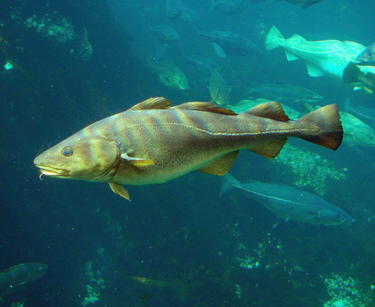
#> input picture fish.bmp, 375 x 307 px, found by its file name
$ jupyter execute Question_2_Color_Image.ipynb
#> lines starting #> are read from the running program, lines starting #| are printed output that depends on the picture
[cell 1]
# Name: Durvesh Shah
# Student Id: 1131901

import numpy as np
import cv2
from google.colab.patches import cv2_imshow

#Read and Converting to grayscale image
fish = cv2.imread('/content/fish.bmp')
#> fish is the input picture: shape (307, 375, 3); mean B, G, R 98.4, 95.5, 27.2
submarine = cv2.imread('/content/submarine.bmp')
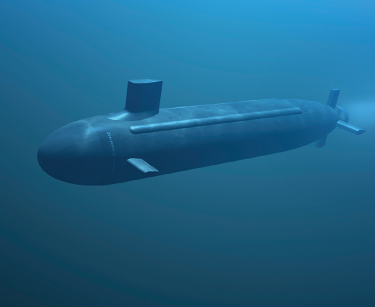
#> input picture submarine.bmp, 375 x 307 px, found by its file name
#> submarine is the input picture: shape (307, 375, 3); mean B, G, R 136.3, 99.7, 29.4

fish = cv2.cvtColor(fish, cv2.COLOR_BGR2RGB)
submarine = cv2.cvtColor(fish, cv2.COLOR_BGR2RGB)

Submarine_Low_Pass_Filter = cv2.GaussianBlur(submarine,(23,23),29)
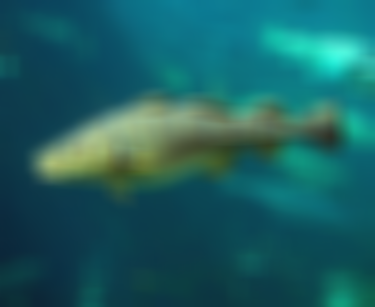
#> Submarine_Low_Pass_Filter: shape (307, 375, 3); mean B, G, R 98.4, 95.5, 27.2
#cv2_imshow(Low_Pass_Filter)

Submarine_High_Pass_Filter = submarine - Submarine_Low_Pass_Filter
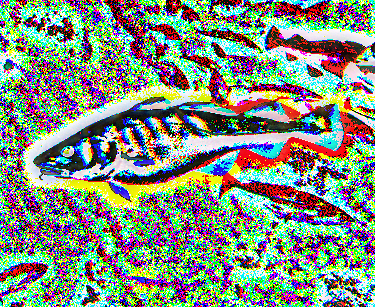
#> Submarine_High_Pass_Filter: shape (307, 375, 3); mean B, G, R 126, 142.3, 128.8
cv2_imshow(Submarine_High_Pass_Filter)

fish_Low_Pass_Filter = cv2.GaussianBlur(fish,(23,23),17)
cv2_imshow(fish_Low_Pass_Filter)

Hybrid_Image =  fish_Low_Pass_Filter + Submarine_High_Pass_Filter
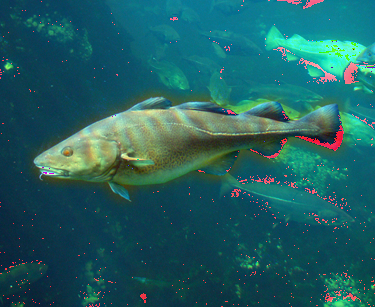
#> Hybrid_Image: shape (307, 375, 3); mean R, G, B 31.9, 95.4, 98.1
cv2_imshow(Hybrid_Image)

''' As observed in BGR2RGB image, even if I change sigma values in low pass filters it does not tend to produce hybrid images  '''
